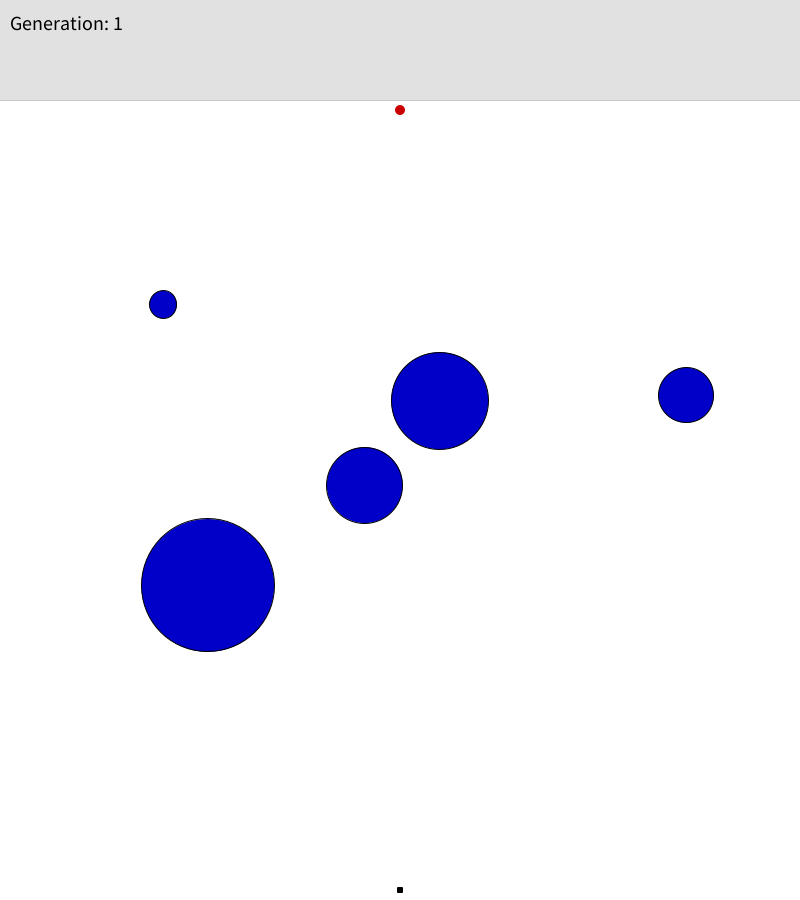
Frame 1 (no input)
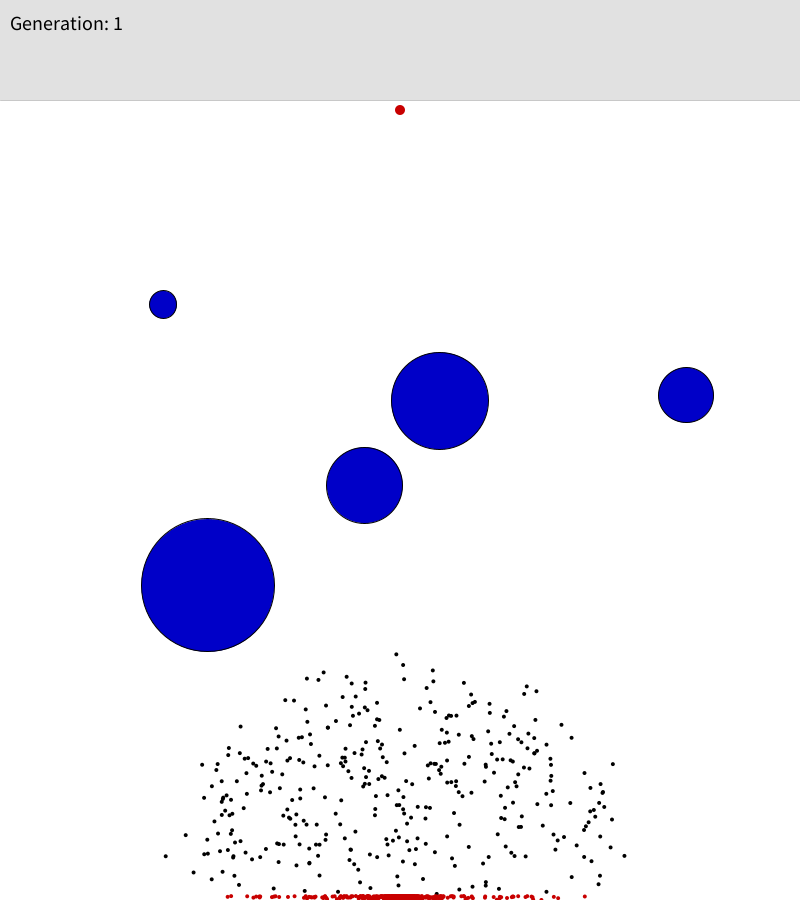
Frame 60 (the mouse pressed at the canvas centre just before this capture)
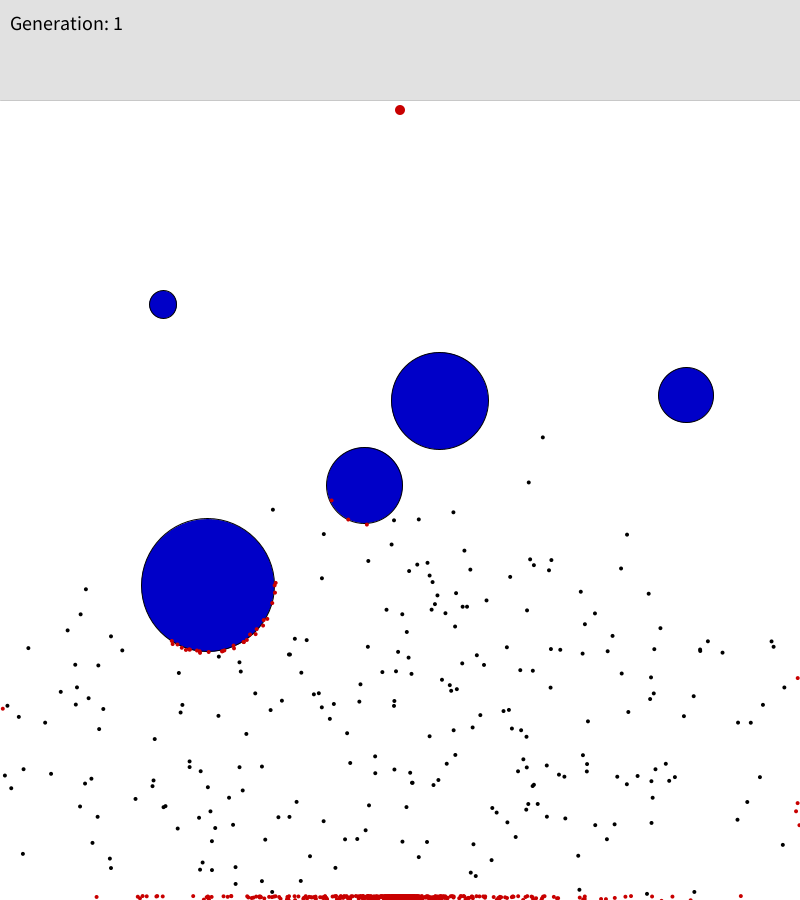
Frame 120 (the mouse held since frame 60 and released just before this capture)

The Processing sketch that drew these frames (run headless with seeded random() and noise(); from frame 60 on, the mouse is pressed at the canvas centre):

// Processing sketch: BestTutorialEver
// ── BestTutorialEver.pde
Population test;
Obstacle[] obstacles;
Goal goal = new Goal(new PVector(400, 110));
boolean showBestOnly = false;
int generation = 1;
int bestSteps;


void setup() {
  size(800, 900); //size of the window
  frameRate(100);//increase this to make the dots go faster
  background(255);
  textSize(20);
  drawStats();
  obstacles = new Obstacle[5];
  for (int i=0; i<obstacles.length; i++) {
    float size = random(10, 200);
    obstacles[i] = new Obstacle(new PVector(random(0, width), random(300, 600)), new PVector(size, size), EntityType.ELLIPSE);
  }
  test = new Population(1000);//create a new population with 1000 members
}


void draw() { 
  background(255);
  drawStats();

  //draw goal
  goal.showGoal();

  //draw obstacle(s)
  fill(0, 0, 255);

  for (int i=0; i<obstacles.length; i++) {
    obstacles[i].showObstacle();
  }

  if (test.allDotsDead()) {
    //genetic algorithm
    test.naturalSelection();
    test.mutateDemBabies();
  } else {
    //if any of the dots are still alive then update and then show them

    test.update();
    test.show();
  }
}

void keyPressed() {
  if (key == ' ') {
    showBestOnly = !showBestOnly;
  } else if (key == 'R' || key == 'r') {
    generation = 0;
    bestSteps = 0;
    obstacles = new Obstacle[5];
    for (int i=0; i<obstacles.length; i++) {
      float size = random(10, 200);
      obstacles[i] = new Obstacle(new PVector(random(0, width), random(300, 600)), new PVector(size, size), EntityType.ELLIPSE);
    }
    test = new Population(1000);//create a new population with 1000 members
  }
}

void drawStats() {
  fill(225);
  noStroke();
  rect(0, 0, width, 100);
  stroke(200);
  line(0, 100, width, 100);
  fill(0);
  text("Generation: " + generation, 10, 30);
  if (showBestOnly) {
    text("Showing last best dot", 10, 55);
  }
  if (bestSteps != 0) {
    text("Current shortest path: " + bestSteps, 10 + textWidth("Generation: "+generation) + 20, 30);
  }
}

// ── Brain.pde
class Brain {
  PVector[] directions;//series of vectors which get the dot to the goal (hopefully)
  int step = 0;


  Brain(int size) {
    directions = new PVector[size];
    randomize();
  }

  //--------------------------------------------------------------------------------------------------------------------------------
  //sets all the vectors in directions to a random vector with length 1
  void randomize() {
    for (int i = 0; i< directions.length; i++) {
      float randomAngle = random(2*PI);
      directions[i] = PVector.fromAngle(randomAngle);
    }
  }

  //-------------------------------------------------------------------------------------------------------------------------------------
  //returns a perfect copy of this brain object
  Brain clone() {
    Brain clone = new Brain(directions.length);
    for (int i = 0; i < directions.length; i++) {
      clone.directions[i] = directions[i].copy();
    }

    return clone;
  }

  //----------------------------------------------------------------------------------------------------------------------------------------

  //mutates the brain by setting some of the directions to random vectors
  void mutate() {
    float mutationRate = 0.01;//chance that any vector in directions gets changed
    for (int i =0; i< directions.length; i++) {
      float rand = random(1);
      if (rand < mutationRate) {
        //set this direction as a random direction 
        float randomAngle = random(2*PI);
        directions[i] = PVector.fromAngle(randomAngle);
      }
    }
  }
  
  boolean hasStep() {
    return step < directions.length;
  }
  
  PVector nextStep() {
    PVector nextDirection = directions[step];
    step++;
    return nextDirection;
  }
}

// ── Dot.pde
class Dot extends Entity {
  PVector vel;
  PVector acc;
  Brain brain;

  boolean isDead = false;
  boolean reachedGoal = false;
  boolean isBest = false;//true if this dot is the best dot from the previous generation

  float fitness = 0;

  Dot() {
    super(new PVector(width/2, height- 10), new PVector(4, 4), EntityType.ELLIPSE);
    //start the dots at the bottom of the window with a no velocity or acceleration
    vel = new PVector(0, 0);
    acc = new PVector(0, 0);
    brain = new Brain(1000); //new brain with 1000 instructions
  }


  //-----------------------------------------------------------------------------------------------------------------
  //draws the dot on the screen
  void showDot() {
    color dotColor;
    //if this dot is the best dot from the previous generation then draw it as a big green dot
    if (isBest) {
      dotColor = color(0, 255, 0);
    } else if (isDead) {
      dotColor = color(200, 0, 0);
    } else {//all other dots are just smaller black dots
      dotColor = color(0);
    }
    super.show(dotColor);
  }

  //----------------------------------------------------------------------------------------------------------------------
  //moves the dot according to the brains directions
  void move() {
    if (brain.hasStep()) {//if there are still directions left then set the acceleration as the next PVector in the direcitons array
      acc = brain.nextStep();
    } else {//if at the end of the directions array then the dot is isDead
      kill();
    }

    //apply the acceleration and move the dot
    vel.add(acc);
    vel.limit(5);//not too fast
    position.add(vel);
  }

  //-------------------------------------------------------------------------------------------------------------------
  //calls the move function and check for collisions and stuff
  void update(Obstacle[] obstacles) {
    if (!isDead && !reachedGoal) {
      move();
      if (outOfBounds() || isTouching(obstacles)) {//if near the edges of the window then kill it 
        kill();
      } else if (isTouching(goal)) {//if reached goal
        reachedGoal = true;
        kill();
      }
    }
  }


  //--------------------------------------------------------------------------------------------------------------------------------------
  //calculates the fitness
  void calculateFitness() {
    if (reachedGoal) {//if the dot reached the goal then the fitness is based on the amount of steps it took to get there
      fitness = 1.0/16.0 + 10000.0/(float)(brain.step * brain.step);
    } else {//if the dot didn't reach the goal then the fitness is based on how close it is to the goal
      float distanceFromGoal = this.distanceFrom(goal);
      fitness = 1.0/(distanceFromGoal * distanceFromGoal);
    }
  }

  //---------------------------------------------------------------------------------------------------------------------------------------
  //clone it 
  Dot gimmeBaby() {
    Dot baby = new Dot();
    baby.brain = brain.clone();//babies have the same brain as their parents
    return baby;
  }

  void kill() {
    isDead = true;
    calculateFitness();
  }
}

// ── Entity.pde
class Entity {
  PVector position;
  PVector size;
  EntityType type;

  Entity(PVector position, PVector size, EntityType type) {
    this.position = position;
    this.size = size;
    this.type = type;
  }

  void show(color fill, color stroke) {
    fill(fill);
    stroke(stroke);
    show();
  }

  void show(color fill) {
    noStroke();
    fill(fill);
    show();
  }

  void show() {
    if (this.type == EntityType.RECT) { //<>//
      showRect();
    } else {
      showEllipse();
    }
  }

  void showRect() {
    rectMode(CORNER);
    rect(position.x, position.y, size.x, size.y);
  }

  void showEllipse() {
    ellipseMode(CENTER);
    ellipse(position.x, position.y, size.x, size.y);
  }

  boolean isTouching(Entity[] otherEntities) {
    for (int i=0; i< otherEntities.length; i++) {
      if (isTouching(otherEntities[i])) {
        return true;
      }
    }
    return false;
  }

  boolean isTouching(Entity otherEntity) {
    if (type == EntityType.ELLIPSE && otherEntity.type == EntityType.ELLIPSE && size.x == size.y && otherEntity.size.x == otherEntity.size.y) {
      return isTouchingEllipse(otherEntity);
    } else {
      return otherEntity.position.x < this.position.x + this.size.x &&
        otherEntity.position.y < this.position.y+this.size.y &&
        otherEntity.position.x + otherEntity.size.x > this.position.x &&
        otherEntity.position.y + otherEntity.size.y > this.position.y;
    }
  }

  boolean isTouchingEllipse(Entity ellipseEntity) {
    return dist(position.x, position.y, ellipseEntity.position.x, ellipseEntity.position.y) < (size.x/2) + (ellipseEntity.size.x/2);
  }

  float distanceFrom(Entity otherEntity) {
    return dist(position.x, position.y, otherEntity.position.x, otherEntity.position.y);
  }

  boolean outOfBounds() {
    return position.x< size.x || position.y<100+size.y || position.x>width-size.x || position.y>height -size.y;
  }
}

enum EntityType {
  RECT, 
    ELLIPSE
}

// ── Goal.pde
class Goal extends Entity {
  Goal(PVector position) {
    super(position, new PVector(10, 10), EntityType.ELLIPSE);
  }

  void showGoal() {
    show(color(200, 0, 0));
  }
}

// ── Obstacle.pde
class Obstacle extends Entity {
  Obstacle(PVector position, PVector size) {
    super(position, size, EntityType.RECT);
  }
  
  Obstacle(PVector position, PVector size, EntityType type) {
    super(position, size, type);
  }
  
  void showObstacle() {
    show(color(0,0,200), color(0));
  }
}

// ── Population.pde
class Population {
  Dot[] dots;

  float fitnessSum;

  int bestDot = 0;//the index of the best dot in the dots[]

  int minStep = 1000;

  Population(int size) {
    dots = new Dot[size];
    for (int i = size-1; i>=0; i--) {
      dots[i] = new Dot();
    }
  }


  //------------------------------------------------------------------------------------------------------------------------------
  //show all dots
  void show() {
    if (!showBestOnly) {
      for (int i = 0; i< dots.length; i++) {
        dots[i].showDot();
      }
    } else {
      dots[0].showDot();
    }
  }

  //-------------------------------------------------------------------------------------------------------------------------------
  //update all dots 
  void update() {
    for (int i = 0; i< dots.length; i++) {
      if (dots[i].brain.step > minStep) {//if the dot has already taken more steps than the best dot has taken to reach the goal
        dots[i].isDead = true;//then it dead
      } else {
        dots[i].update(obstacles);
      }
    }
  }

  //-----------------------------------------------------------------------------------------------------------------------------------
  //calculate all the fitnesses
  void calculateFitness() {
    for (int i = 0; i< dots.length; i++) {
      dots[i].calculateFitness();
    }
  }


  //------------------------------------------------------------------------------------------------------------------------------------
  //returns whether all the dots are either dead or have reached the goal
  boolean allDotsDead() {
    for (int i = 0; i< dots.length; i++) {
      if (!dots[i].isDead && !dots[i].reachedGoal) { 
        return false;
      }
    }

    return true;
  }



  //-------------------------------------------------------------------------------------------------------------------------------------

  //gets the next generation of dots
  void naturalSelection() {
    Dot[] newDots = new Dot[dots.length];//next gen
    setBestDot();
    calculateFitnessSum();

    //the champion lives on 
    newDots[0] = dots[bestDot].gimmeBaby();
    newDots[0].isBest = true;
    for (int i = 1; i< newDots.length; i++) {
      //select parent based on fitness
      Dot parent = selectParent();

      //get baby from them
      newDots[i] = parent.gimmeBaby();
    }

    dots = newDots.clone();
    generation++;
  }


  //--------------------------------------------------------------------------------------------------------------------------------------
  //you get it
  void calculateFitnessSum() {
    fitnessSum = 0;
    for (int i = 0; i< dots.length; i++) {
      fitnessSum += dots[i].fitness;
    }
  }

  //-------------------------------------------------------------------------------------------------------------------------------------

  //chooses dot from the population to return randomly(considering fitness)

  //this function works by randomly choosing a value between 0 and the sum of all the fitnesses
  //then go through all the dots and add their fitness to a running sum and if that sum is greater than the random value generated that dot is chosen
  //since dots with a higher fitness function add more to the running sum then they have a higher chance of being chosen
  Dot selectParent() {
    float rand = random(fitnessSum);


    float runningSum = 0;

    for (int i = 0; i< dots.length; i++) {
      runningSum+= dots[i].fitness;
      if (runningSum > rand) {
        return dots[i];
      }
    }

    //should never get to this point

    return null;
  }

  //------------------------------------------------------------------------------------------------------------------------------------------
  //mutates all the brains of the babies
  void mutateDemBabies() {
    for (int i = 1; i< dots.length; i++) {
      dots[i].brain.mutate();
    }
  }

  //---------------------------------------------------------------------------------------------------------------------------------------------
  //finds the dot with the highest fitness and sets it as the best dot
  void setBestDot() {
    float max = 0;
    int maxIndex = 0;
    for (int i = 0; i< dots.length; i++) {
      if (dots[i].fitness > max) {
        max = dots[i].fitness;
        maxIndex = i;
      }
    }

    bestDot = maxIndex;

    //if this dot reached the goal then reset the minimum number of steps it takes to get to the goal
    if (dots[bestDot].reachedGoal) {
      minStep = dots[bestDot].brain.step;
      bestSteps = minStep;
    }
  }
}
